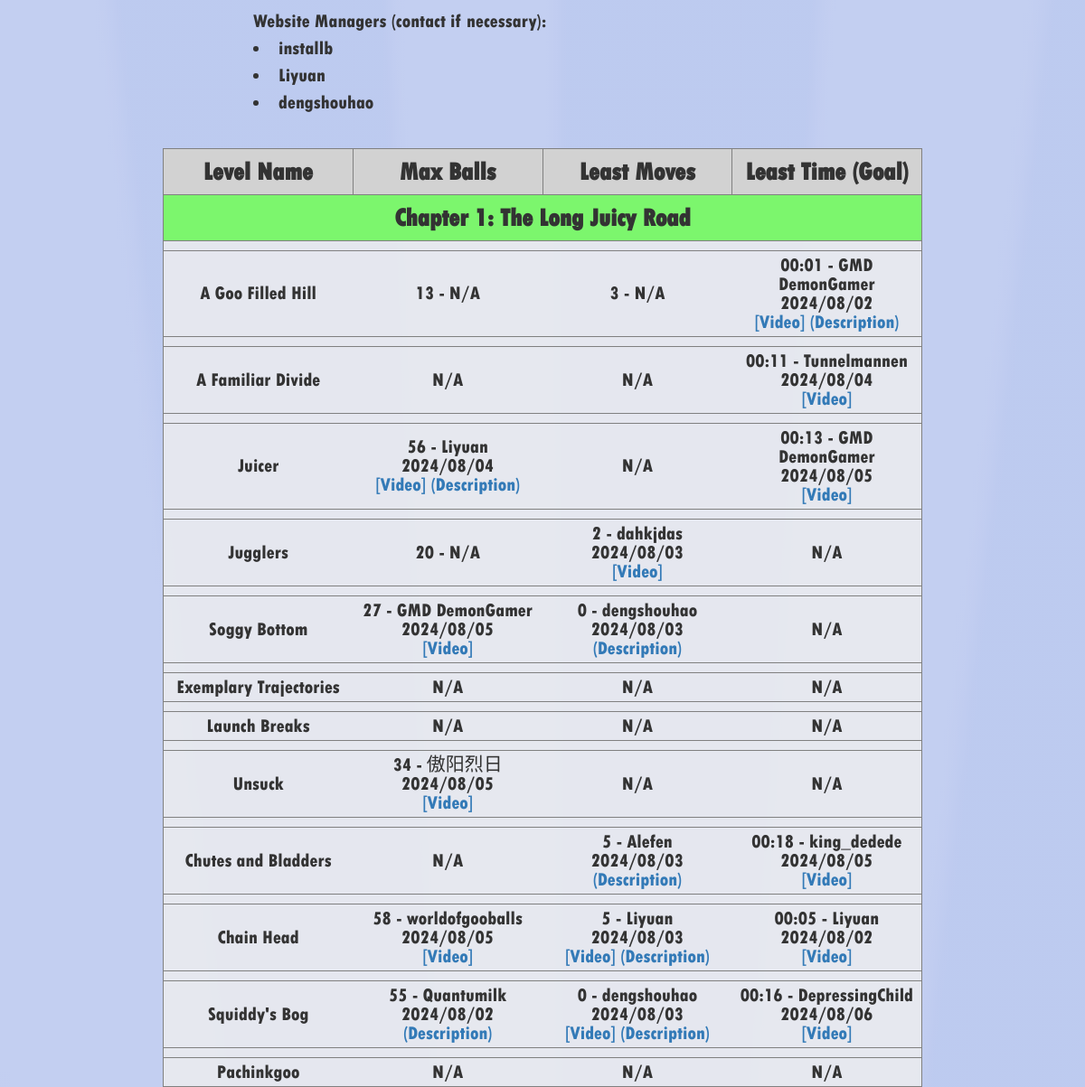
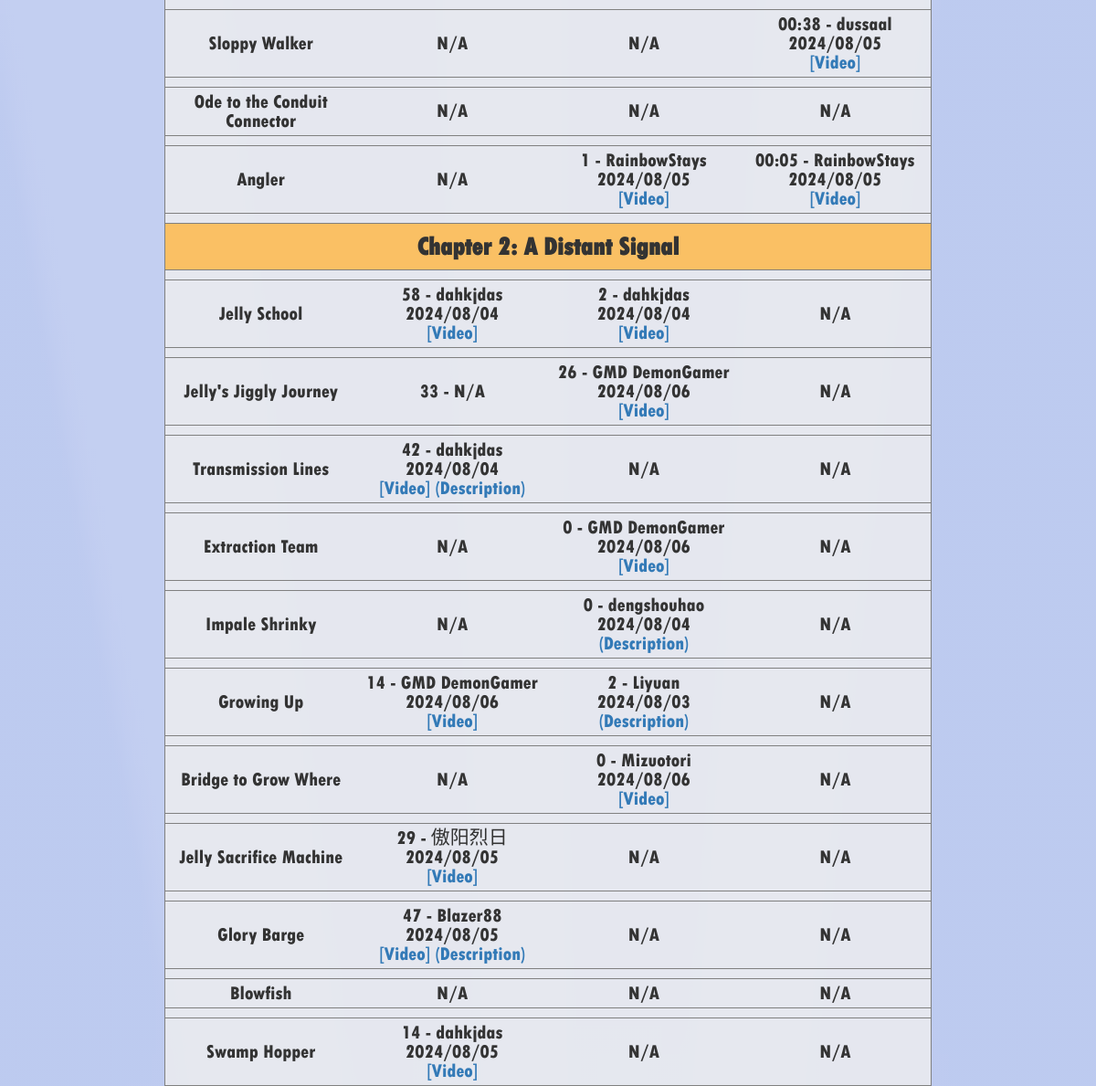
/wog2/ (middle part), run on an earlier commit of the app's database (2 pictures, top to bottom).
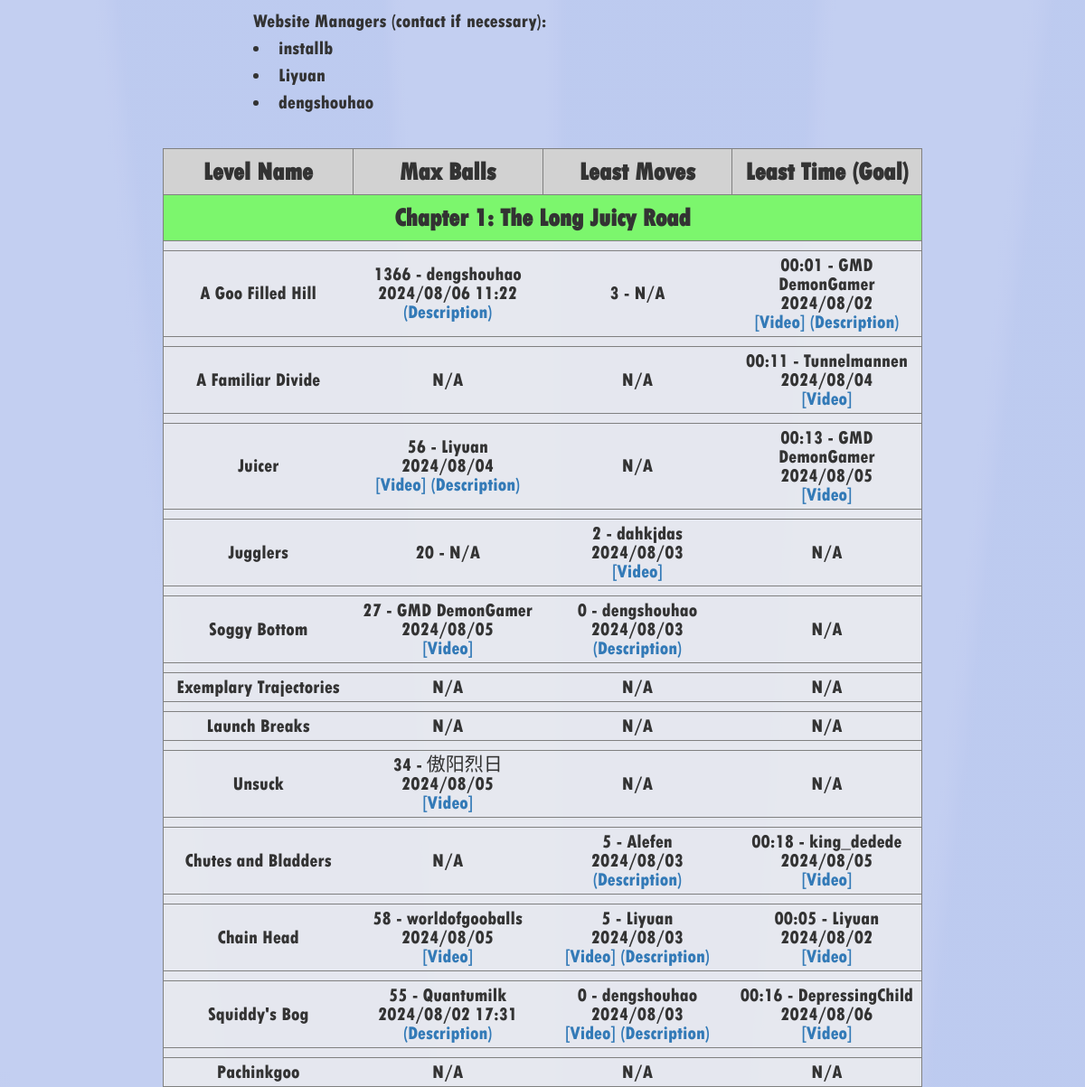
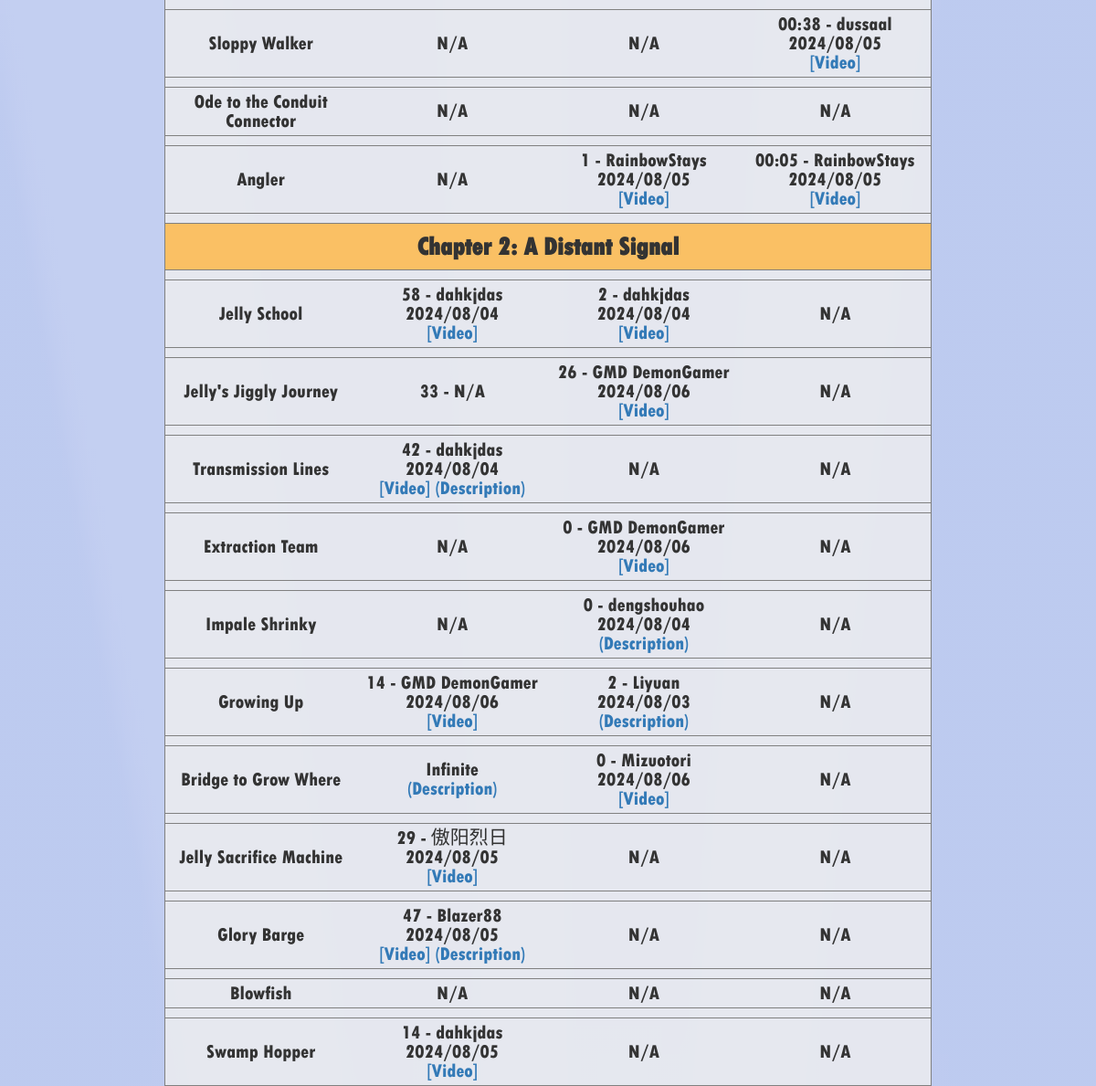
And on a later commit of the database (2 pictures, top to bottom).
### wogrecords/models.py (models this page shows, shortened)
class Level2(models.Model):
    LevelName = models.CharField(max_length = 128)
    LevelId = models.IntegerField()
    Version = models.CharField(max_length = 10,default = "2.0")
    BallRec = models.OneToOneField('Record2', on_delete = models.SET_NULL, null = True, blank = True, related_name = 'balls')
    MoveRec = models.OneToOneField('Record2', on_delete = models.SET_NULL, null = True, blank = True, related_name = 'moves')
    TimeRec = models.OneToOneField('Record2', on_delete = models.SET_NULL, null = True, blank = True, related_name = 'times')
    OCDTimeRec = models.OneToOneField('Record2', on_delete = models.SET_NULL, null = True, blank = True, related_name = 'ocdtimes')
    class Meta:
        ordering = ["LevelId"]

class Record2(models.Model):
    Available = models.IntegerField(verbose_name = "Write 0 if record is N/A, otherwise 1")
    BelongLevel = models.ForeignKey('Level2', on_delete = models.SET_NULL, null = True, blank = True, related_name = 'record2')
    Player = models.ForeignKey('Player', on_delete = models.SET_NULL, null = True, blank = True, related_name = 'player2')
    Date = models.DateField(null = True, blank = True, verbose_name = "Date Achieved")
    ExactTime = models.TimeField(null = True, blank = True, verbose_name = "exact time Achieved")
    RECORD_TYPE = {
        ("B", "Balls"),
        ("M", "Moves"),
        ("T", "Time"),
        ("O", "OCDTime"),
    }
    Type = models.CharField(
        max_length = 2,
        choices = RECORD_TYPE,
        default = "B",
    )
    Score = models.IntegerField("Score, in *MILLISECONDS* for time records")
    Link = models.URLField(max_length = 256, null = True, blank = True)
    DownloadLink = models.URLField(max_length = 256, null = True, blank = True)
    ImageLink = models.URLField(max_length = 256, null = True, blank = True)
    Description = models.TextField(max_length = 16384, null = True, blank = True, verbose_name = "Player's comments")
    Description_notes = models.TextField(max_length = 16384, null = True, blank = True, verbose_name = "Notes from Website Managers")
    Name = models.CharField(max_length = 128,null = True,blank = True,verbose_name = "Leave Blank")
    LevelName = models.CharField(max_length = 128,null = True,blank = True,verbose_name = "Leave Blank")
    class Meta:
        ordering = ["-Date","-ExactTime"]

class Player(models.Model):
    Name = models.CharField(max_length = 128,verbose_name = "Write the player's Name")
    Description = models.TextField(max_length = 16384, null = True, blank = True)
    Balls = models.IntegerField(verbose_name = "Total Balls", default = 0)
    Moves = models.IntegerField(verbose_name = "Total Moves", default = 9999)
    Time = models.IntegerField(verbose_name = "Total Time (milliseconds)", default = 99999000)
    class Meta:
        ordering = ["Name"]

### wogrecords/views.py (the view)
# urls.py: path('wog2/', views.index2, name = 'index2'),
def index2(request):
    levels_list = Level2.objects.all()
    records_list = Record2.objects.all()
    levels_count = Level2.objects.all().count()
    records_count = Record2.objects.all().count()
    return render(
        request,
        'index2.html',
        context = {'levels_list' : levels_list, 'records_list' : records_list, 'levels_count' : levels_count, 'records_count' : records_count },
    )

### wogrecords/templates/index2.html (shortened to what this page needs)
{% extends "base_generic.html" %}
{% block content %}
    <div style = "padding: 5px 100px 5px 100px; font-size: 1.5em;">
        Website Managers (contact if necessary):
        <li> installb </li>
        <li> Liyuan </li>
	    <li> dengshouhao </li>
        <br/>
    </div>
    <table border = "1" cellspacing = "0" align = "center">
        <tr>
            <th align = "center"> Level Name </th>
            <th align = "center"> Max Balls </th>
            <th align = "center"> Least Moves </th>
            <th align = "center"> Least Time (Goal) </th>
        </tr>
        {% for level in levels_list %}
        {% if level.Version == "2.0" %}
	    {% if level.LevelId == 1 %}
                <tr> <th align = "center" colspan = "5" style = "background-color: #7CF66D;"> Chapter 1: The Long Juicy Road </th> </tr>
                <tr> <td colspan = "5"> </td> </tr>
            {% endif %}
	    {% if level.LevelId == 16 %}
                <tr> <th align = "center" colspan = "5" style = "background-color: #FAC064;"> Chapter 2: A Distant Signal </th> </tr>
                <tr> <td colspan = "5"> </td> </tr>
            {% endif %}
                <td align = "center">
                    {{level.LevelName}}
                </td>
                <td align = "center">
                    {% if level.BallRec %}
                        {% if level.BallRec.Available == 1 %}
                            {% if level.BallRec.Score < 0 %}
                                Infinite
                                <br/>
                                {% if level.BallRec.Description or level.BallRec.ImageLink or level.BallRec.Description_notes %}
                                    <a href = 'javascript:void(0);' onclick = 'open_desc("{{level.BallRec.Name}}","{{level.MoveRec.Name}}","{{level.TimeRec.Name}}","{{level.OCDTimeRec.Name}}");'>
                                        (Description)
                                    </a>
                                {% endif %}
                            {% endif %}
                            {% if level.BallRec.Score >= 0 %}
                                {{level.BallRec.Score}} - {{level.BallRec.Player.Name}}
                                <br/>
                                {{level.BallRec.Date|date:"Y/m/d"}}
                                {% if level.BallRec.ExactTime %}
                                    {{level.BallRec.ExactTime|time:"H:i"}}
                                {% endif %}
                                <br/>
                                {% if level.BallRec.Link %}
                                    <a href = "{{level.BallRec.Link}}"> [Video]</a>
                                {% endif %}
                                {% if level.BallRec.Description or level.BallRec.ImageLink or level.BallRec.Description_notes %}
                                    <a href = 'javascript:void(0);' onclick = 'open_desc("{{level.BallRec.Name}}","{{level.MoveRec.Name}}","{{level.TimeRec.Name}}","{{level.OCDTimeRec.Name}}");'>
                                        (Description)
                                    </a>
                                {% endif %}
                            {% endif %}
                        {% else %}
                            {{level.BallRec.Score}} - N/A
                    {% endif %}
                    {% else %}
                        N/A
                    {% endif %}
                </td>
                <td align = "center">
                    {% if level.MoveRec %}
                        {% if level.MoveRec.Available == 1 %}
                            {{level.MoveRec.Score}} - {{level.MoveRec.Player.Name}}
                            <br/>
                            {{level.MoveRec.Date|date:"Y/m/d"}}
                            <br/>
                            {% if level.MoveRec.Link %}
                                <a href = "{{level.MoveRec.Link}}"> [Video]</a>
                            {% endif %}
                            {% if level.MoveRec.Description or level.MoveRec.ImageLink or level.MoveRec.Description_notes  %}
                                <a href = 'javascript:void(0);' onclick = 'open_desc("{{level.MoveRec.Name}}","{{level.BallRec.Name}}","{{level.TimeRec.Name}}","{{level.OCDTimeRec.Name}}");'>
                                    (Description)
                                </a>
                            {% endif %}
                        {% else %}
                            {{level.MoveRec.Score}} - N/A
                    {% endif %}
                    {% else %}
                        N/A
                    {% endif %}
                </td>
                <td align = "center" colspan = "1">
                    {% if level.TimeRec %}
                        {% if level.TimeRec.Available == 1 %}
                            <script> calc_time({{level.TimeRec.Score}}) </script> - {{level.TimeRec.Player.Name}}
                            <br/>
                            {{level.TimeRec.Date|date:"Y/m/d"}}
                            <br/>
                            {% if level.TimeRec.Link %}
                                <a href = "{{level.TimeRec.Link}}"> [Video]</a>
                            {% endif %}
                            {% if level.TimeRec.Description or level.TimeRec.ImageLink or level.TimeRec.Description_notes  %}
                                <a href = 'javascript:void(0);' onclick = 'open_desc("{{level.TimeRec.Name}}","{{level.MoveRec.Name}}","{{level.BallRec.Name}}","{{level.OCDTimeRec.Name}}");'>
                                    (Description)
                                </a>
                            {% endif %}
                        {% else %}
                            {{level.TimeRec.Score}} - N/A
                    {% endif %}
                    {% else %}
                        N/A
                    {% endif %}
                </td>
            <tr>
                <td colspan =  "5" >
                </td>
            </tr>
        {% endif %}
        {% endfor %}
    </table>
{% endblock %}

### wogrecords/templates/base_generic.html (shortened to what this page needs)
<!doctype html>
<html lang="en">
    <head>
        <link rel = "stylesheet" href = "https://cdn.staticfile.org/twitter-bootstrap/3.3.7/css/bootstrap.min.css">
    </head>
    <body>
        {% block content %}{% endblock %}
    </body>
</html>

### wogrecords/templates/base_generic.html (style rules this page uses)
body { font-family: "TWCEN"; margin: auto; padding: 50px 180px 50px 180px; background-image: linear-gradient(rgba(255, 255, 255, 0.5), rgba(255, 255, 255, 0.5)), url('/static/pictures/background.png'); background-repeat: no-repeat; background-size: 100% 100%; }
table { margin: 10px auto table-layout: fixed; width: 100%; border-collapse: collapse; }
th, td { padding: 5px 5px 5px 5px; width: 20%; word-wrap: break-word; }
th { text-align: center; background-color: #d2d2d2; font-size: 2em; }
td { border-left: none; border-right: none; border-up: none; border-down: 2px solid #ddd; background-color: rgba(239,239,239,0.8); font-size: 1.5em; line-height: 1em; }

What changed in the data, as far as the page shows it:
changed Level2 "A Goo Filled Hill": BallRec.Player.Name (not shown) → "dengshouhao"; BallRec.Date (not shown) → "2024/08/06"; BallRec.ExactTime (not shown) → "11:22"; BallRec.Score "13" → "1366"; BallRec_id "- N/A" → "- (Description)"
changed through a linked row, Level2 "Squiddy's Bog": BallRec.ExactTime (not shown) → "17:31"
changed Level2 "Bridge to Grow Where": BallRec_id "N/A" → "Infinite (Description)"
